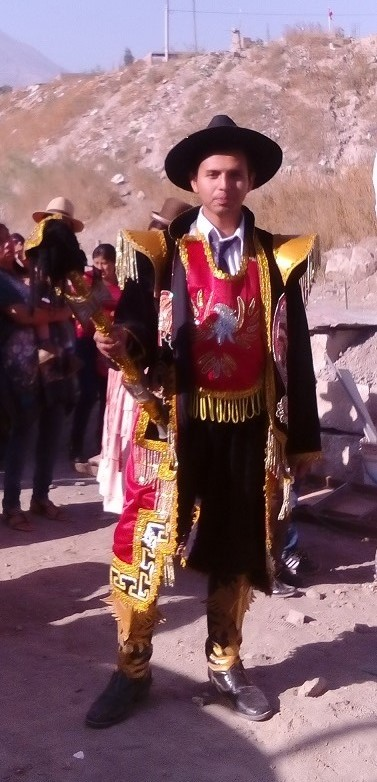
#> input picture CapturaMovimiento/bailarin.JPG, 377 x 782 px, given in place of the camera
$ python jointTrack.py
#> lines starting #> are read from the running program, lines starting #| are printed output that depends on the picture; after the words box and inside, x2 and y2 are one past the last pixel; in counts of white or black regions, pixels touching at a corner belong together
import numpy as np
import cv2

RED = (55,75,255)

LRangeBlue = np.array([100,0,0])
URangeBlue = np.array([255,255,100])

dimx = 640
dimy = 480

face_csc = cv2.CascadeClassifier('haarcascade_frontalface_default.xml')
body_csc = cv2.CascadeClassifier('haarcascade_fullbody.xml')
lower_body_csc = cv2.CascadeClassifier('haarcascade_lowerbody.xml')
upper_body_csc = cv2.CascadeClassifier("haarcascade_upperbody.xml")

class Joint:
    def __init__(self,x=0,y=0):
        self.x=x
        self.y=y

def gatherPoints(frame,lowerRange,upperRange):
    mask = cv2.inRange(frame,lowerRange,upperRange)
    active = []
    for row in range(0,dimx,10):
        for col in range(0,dimy,10):
            if mask[col,row] == 255:
                active.append([row,col])
    return mask,active

def findJoint_AverageMethod(maskList):
    ave = averagePoint(maskList)
    joint = Joint(x=ave[0],y=ave[1])
    return  joint

def findJoint_FaceMethod(gray):
    cara = face_csc.detectMultiScale(gray)
    for(x,y,w,h) in cara:
        return Joint(x+int(w/2),y+int(h/2))
    return Joint()

def drawJoint(joint,frame):
    if joint.x!=0 or joint.y!=0:
        cv2.circle(frame,(joint.x,joint.y),10,RED,2)
def averagePoint(list):
    totalx = 0
    totaly = 0
    count = 0

    for item in list:
        totalx += item[0]
        totaly += item[1]
        count+=1
    if count>0:
        return [int(totalx/count),int(totaly/count)]
    else:
        return [0,0]

'''
LRangeBlk = np.array([0,0,0])
URangeBlk = np.array([2,2,2])

LRangeBlu = np.array([75,0,0])
URangeBlu = np.array([255,150,100])

LRangeOra = np.array([0,0,255])
URangeOra = np.array([200,200,255])

LRangeHSVBlu = np.array([100,0,0])
URangeHSVBlu = np.array([120,255,100])

jointBlk = Joint(lowerRange=LRangeBlk,upperRange=URangeBlk,type='color',colorName='black')
Joint.totalJointList.append(joinBlk)

jointOra = Joint(lowerRange=LRangeHSVBlu,upperRange=URangeHSVBlu)
'''
cam = cv2.VideoCapture(0)

while(True):
    ret,frame = cam.read()
#> frame is the input picture: shape (782, 377, 3); mean B, G, R 105.1, 96.7, 130.4
    frame = cv2.resize(frame,(dimx,dimy))
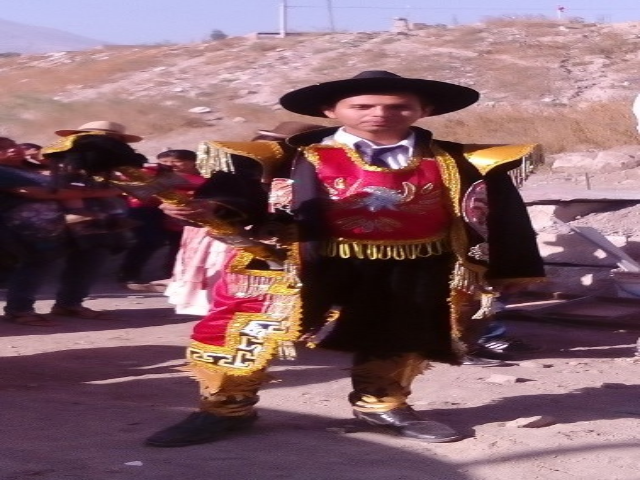
#> frame: shape (480, 640, 3); mean B, G, R 105, 96.6, 130.2

    gray = cv2.cvtColor(frame,cv2.COLOR_BGR2GRAY)
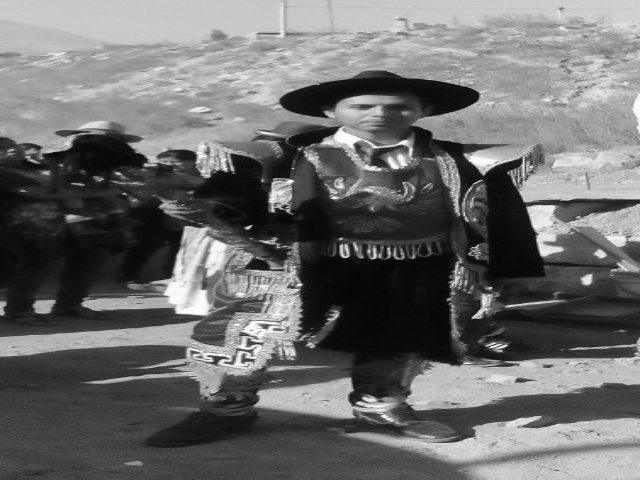
#> gray: shape (480, 640); min 4, max 255, mean 107.6

    jointHead = findJoint_FaceMethod(gray)
#> in findJoint_FaceMethod, `cara = face_csc.detectMultiScale(gray)`: cara = ()
    maskBlue, maskListBlue = gatherPoints(frame, LRangeBlue, URangeBlue)
#> in gatherPoints, `mask = cv2.inRange(frame,lowerRange,upperRange)`:
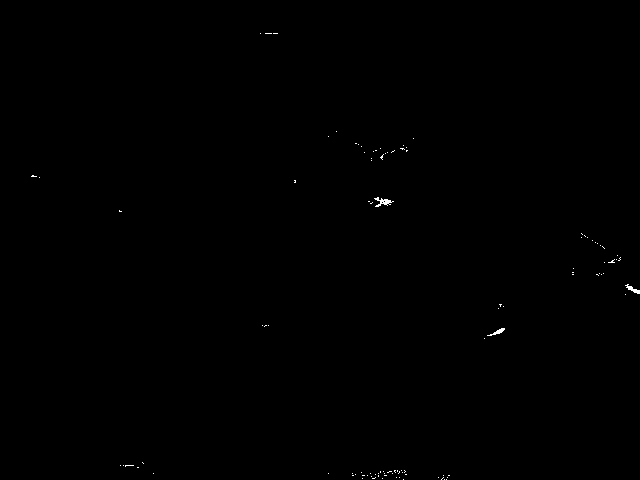
#> mask: shape (480, 640); 0.13% white in thin lines or dots, all inside (x1, y1, x2, y2) = (31, 33, 640, 480)
#> maskListBlue = [[380, 200], [390, 200], [500, 330]]
    jointBlue = findJoint_AverageMethod(maskListBlue)
#> the loop in averagePoint, `for item in list:` made 3 passes
#> (item, totalx, totaly) on passes 2 to 3: ([390, 200], 770, 400), ([500, 330], 1270, 730)
#> after the loop in averagePoint, `for item in list:`: count = 3; totalx = 1270; totaly = 730
#> in findJoint_AverageMethod, `ave = averagePoint(maskList)`: ave = [423, 243]

    drawJoint(jointBlue, frame)
#> in drawJoint, `cv2.circle(frame,(joint.x,joint.y),10,RED,2)`:
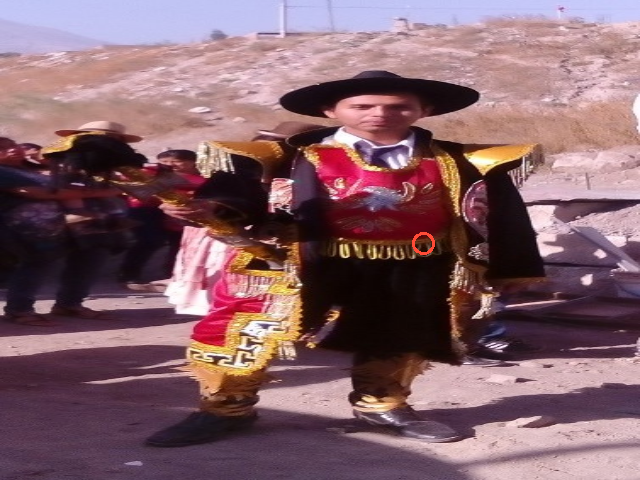
#> frame: shape (480, 640, 3); 0.06% of pixels changed, all inside (x1, y1, x2, y2) = (412, 232, 435, 255)
    drawJoint(jointHead, frame)

    cv2.imshow('Skeleton 1.0', frame)
    if ord('q') == cv2.waitKey(1) & 0xFF:
#> (key q is pressed here)
        break
cam.release()
cv2.destroyAllWindows()

$ run again, on CapturaMovimiento/lolol.jpg
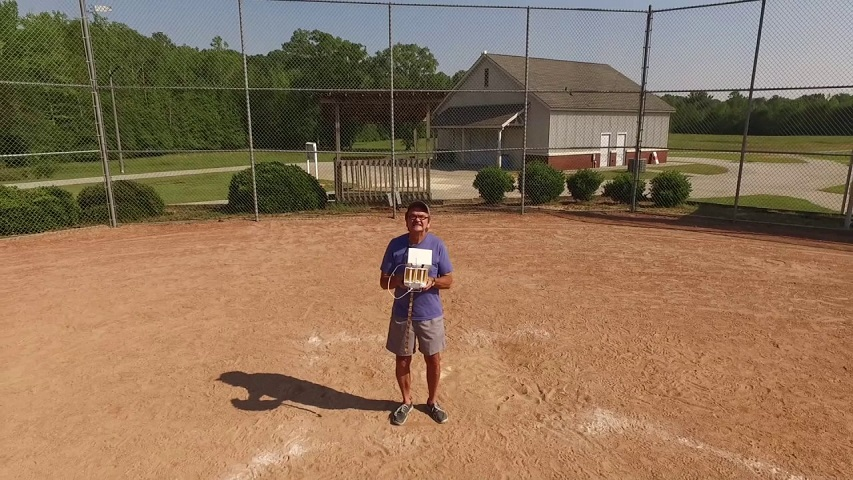
#> input picture CapturaMovimiento/lolol.jpg, 853 x 480 px, given in place of the camera
#> frame is the input picture: shape (480, 853, 3); mean B, G, R 87.9, 114.2, 141.7
#> cara = ()
#> in gatherPoints, `mask = cv2.inRange(frame,lowerRange,upperRange)`:
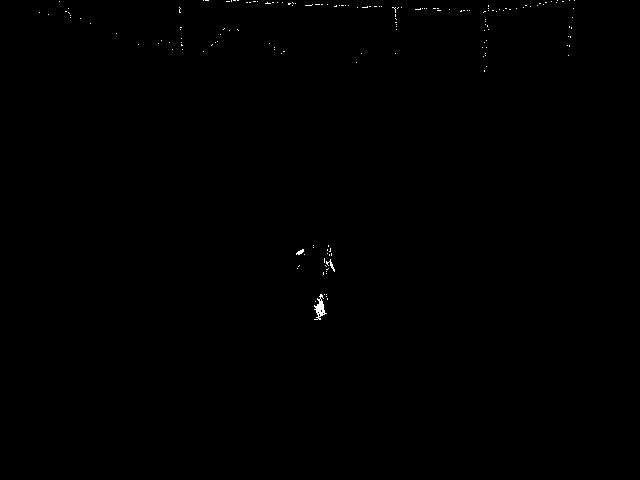
#> mask: shape (480, 640); 0.16% white in thin lines or dots, all inside (x1, y1, x2, y2) = (39, 0, 575, 320)
#> maskListBlue = [[300, 250], [320, 310], [330, 250], [330, 260], [440, 10]]
#> the loop in averagePoint, `for item in list:` made 5 passes
#> (item, totalx, totaly) on passes 2 to 5: ([320, 310], 620, 560), ([330, 250], 950, 810), ([330, 260], 1280, 1070), ([440, 10], 1720, 1080)
#> after the loop in averagePoint, `for item in list:`: count = 5; totalx = 1720; totaly = 1080
#> ave = [344, 216]
#> in drawJoint, `cv2.circle(frame,(joint.x,joint.y),10,RED,2)`:
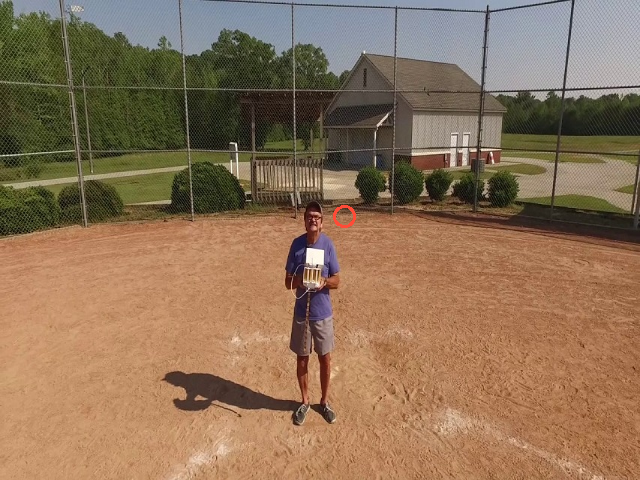
#> frame: shape (480, 640, 3); mean B, G, R 87.9, 114.2, 141.8

$ run again, on CapturaMovimiento/kok.jpeg
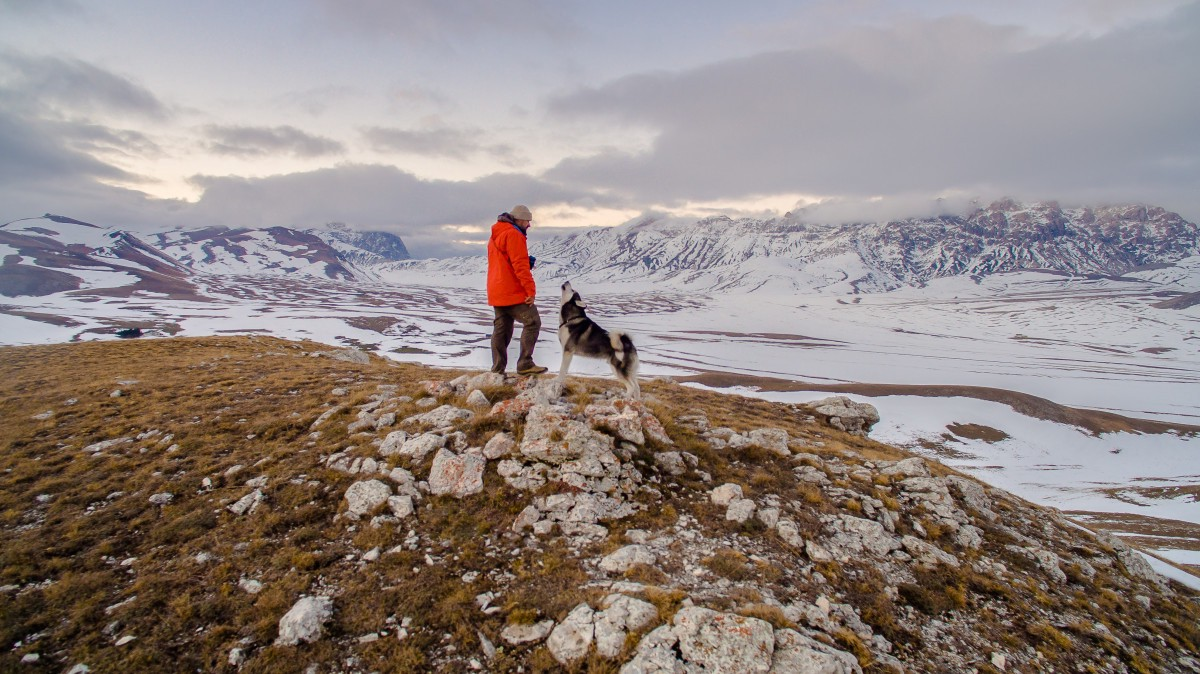
#> input picture CapturaMovimiento/kok.jpeg, 1200 x 674 px, given in place of the camera
#> frame is the input picture: shape (674, 1200, 3); mean B, G, R 131.1, 134.3, 145.6
#> cara = ()
#> in gatherPoints, `mask = cv2.inRange(frame,lowerRange,upperRange)`:
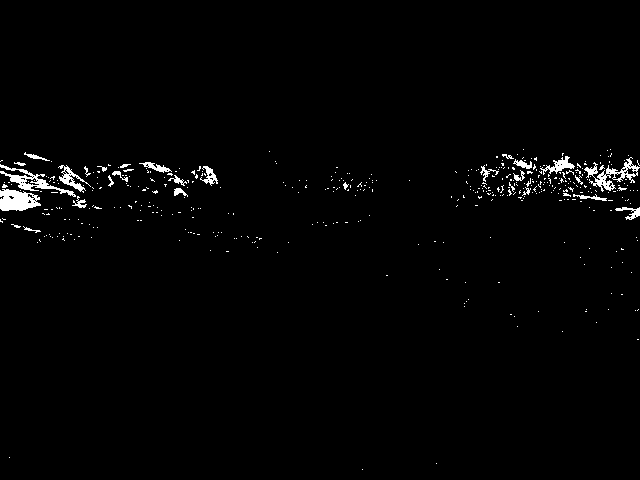
#> mask: shape (480, 640); 1.5% white; 445 white regions (418 under 20 px), largest, box (x1, y1, x2, y2) and area: (0, 189, 41, 211) 650, (584, 157, 640, 192) 579, (0, 164, 76, 197) 565
#> maskListBlue = 58 pairs, first value 0 to 630, second value 160 to 250
#> the loop in averagePoint, `for item in list:` made 58 passes
#> (item, totalx, totaly) on passes 2 to 9: ([0, 200], 0, 390), ([0, 220], 0, 610), ([10, 180], 10, 790), ([10, 190], 20, 980), ([10, 200], 30, 1180), ([20, 170], 50, 1350), ([20, 180], 70, 1530), ([20, 190], 90, 1720)
#> after the loop in averagePoint, `for item in list:`: count = 58; totalx = 16060; totaly = 10870
#> ave = [276, 187]
#> in drawJoint, `cv2.circle(frame,(joint.x,joint.y),10,RED,2)`:
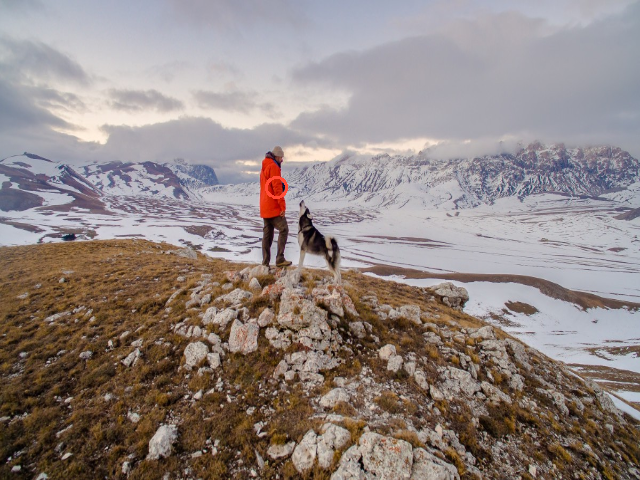
#> frame: shape (480, 640, 3); mean B, G, R 131, 134.2, 145.5

$ run again, on CapturaMovimiento/op.jpeg
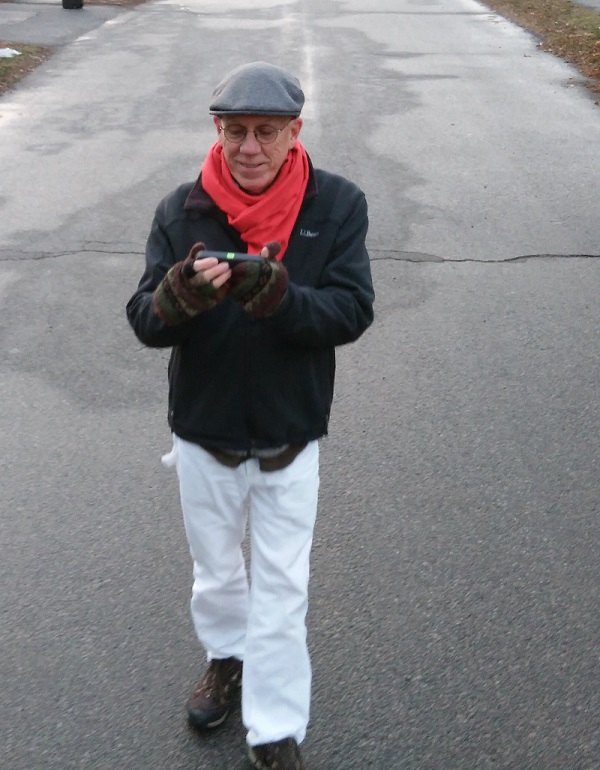
#> input picture CapturaMovimiento/op.jpeg, 600 x 770 px, given in place of the camera
#> frame is the input picture: shape (770, 600, 3); mean B, G, R 137.1, 133.7, 134.5
#> cara = [[211, 31, 116, 116]]
#> the loop in findJoint_FaceMethod, `for(x,y,w,h) in cara:` made 1 pass
#> (x, y, w, h) on pass 1: (211, 31, 116, 116)
#> in gatherPoints, `mask = cv2.inRange(frame,lowerRange,upperRange)`:
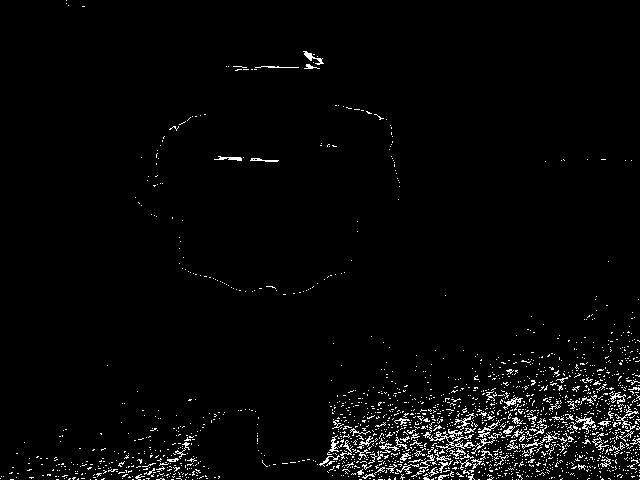
#> mask: shape (480, 640); 2.8% white in thin lines or dots
#> maskListBlue = 79 pairs, first value 110 to 630, second value 60 to 470
#> the loop in averagePoint, `for item in list:` made 79 passes
#> (item, totalx, totaly) on passes 2 to 9: ([140, 460], 250, 930), ([150, 430], 400, 1360), ([150, 440], 550, 1800), ([160, 450], 710, 2250), ([170, 460], 880, 2710), ([190, 400], 1070, 3110), ([190, 440], 1260, 3550), ([190, 460], 1450, 4010)
#> after the loop in averagePoint, `for item in list:`: count = 79; totalx = 34440; totaly = 31810
#> ave = [435, 402]
#> in drawJoint (call 2), `cv2.circle(frame,(joint.x,joint.y),10,RED,2)`:
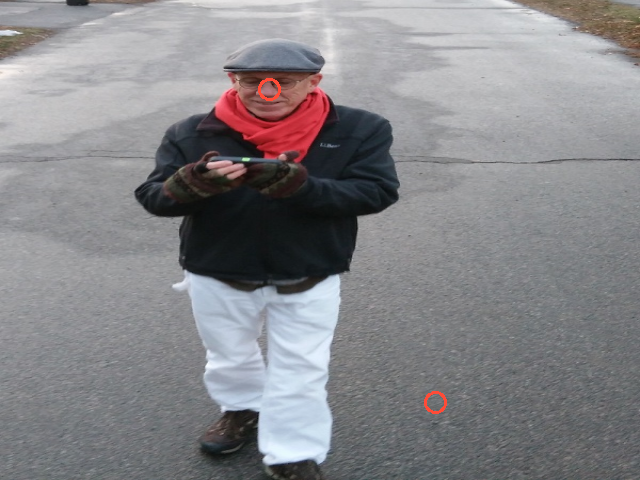
#> frame: shape (480, 640, 3); mean B, G, R 137, 133.6, 134.5
